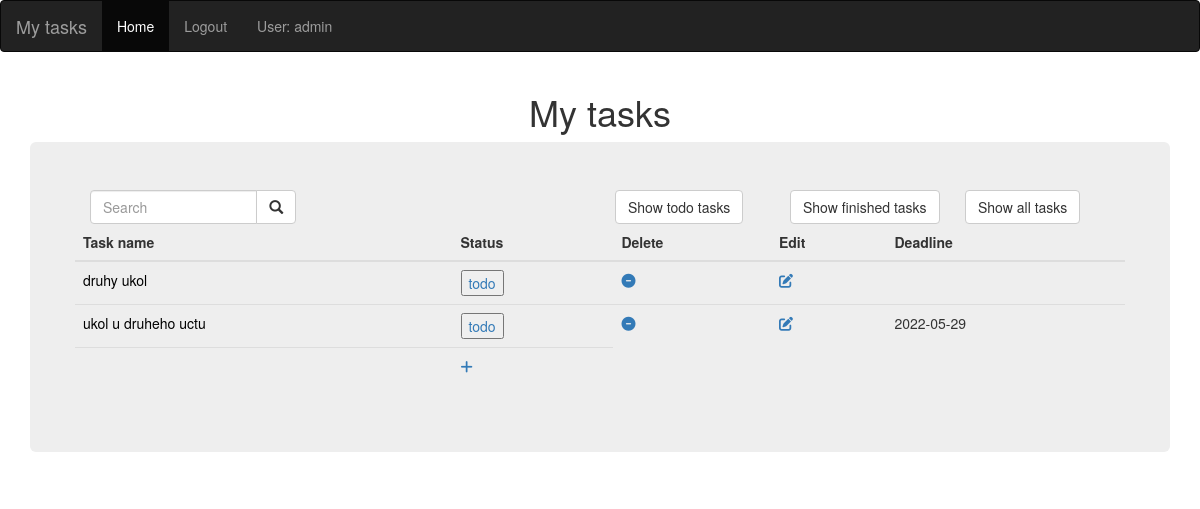
/show_todo (signed in), run on the app's committed database.
### main.py (models this page shows, shortened)
class User(UserMixin, db.Model):
    __tablename__ = "users"
    id = db.Column(db.Integer, primary_key=True)
    username = db.Column(db.String(20), unique=True, nullable=False)
    email = db.Column(db.String(120), unique=True, nullable=False)
    password = db.Column(db.String(60), nullable=False)

class Task(db.Model):
    __tablename__ = "tasks"
    id = db.Column(db.Integer, primary_key=True)
    user_id = db.Column(db.Integer, db.ForeignKey("users.id"))
    title = db.Column(db.String(500), unique=True, nullable=False)
    description = db.Column(db.String(500), nullable=False)
    status = db.Column(db.String(20), nullable=False)
    deadline = db.Column(db.String(30), nullable=False)
    file_path = db.Column(db.String(250), nullable=False)

### main.py (the view)
@app.route('/show_todo', methods=["GET", "POST"])
def show_todo():
    all_tasks = db.session.query(Task).all()
    todo_tasks = [task for task in all_tasks if task.status == "todo"]
    return render_template("index.html", tasks=todo_tasks,
                           current_user=current_user)

### main.py (called while the page is built)
@login_manager.user_loader
def load_user(user_id):
    return User.query.get(int(user_id))

### templates/index.html
{% extends "base.html" %}
{% block content %}
<div class="row">
    <div class="col-sm-6">
        <form action="" method="POST">
            <div class="input-group col-xs-5">
                <input type="text" class="form-control" placeholder="Search" name="search">
                <div class="input-group-btn">
                    <button class="btn btn-default" type="submit">
                        <i class="glyphicon glyphicon-search"></i>
                    </button>
                </div>
            </div>
        </form>
    </div>
    <div class="col-sm-2">
        <form action="/show_todo" method="POST">
            <button class="btn btn-default" type="submit">
                Show todo tasks
            </button>
        </form>
    </div>
    <div class="col-sm-2">
        <form action="/show_finished" method="POST">
            <button class="btn btn-default" type="submit">
                Show finished tasks
            </button>
        </form>
    </div>
    <div class="col-sm-2">
        <a href="{{ url_for('home')}}">
            <button class="btn btn-default" type="submit">
                Show all tasks
            </button>
        </a>
    </div>
    <table class="table">
        <thead>
        <tr>
            <th scope="col">Task name</th>
            <th scope="col">Status</th>
            <th scope="col">Delete</th>
            <th scope="col">Edit</th>
            <th scope="col">Deadline</th>
        </tr>
        </thead>
        <tbody>
        {% for task in tasks %}
        <tr>
            <td>
                {% if task.status=="✓": %}
                <a href="{{ url_for('detail', id=task.id) }}" style="color: green">
                    {{task.title}}</a>
                {% else:%}
                <a href="{{ url_for('detail', id=task.id) }}" style="color: black">
                    {{task.title}}</a>
                {% endif %}
            </td>
            <td>
                <a href="{{ url_for('status', id=task.id) }}">
                    <button class="">{{task.status}}</button>
                </a>
            </td>
            <td>
                <a href="{{ url_for('delete', id=task.id) }}"><i class="fa-solid fa-circle-minus "></i></a>
            </td>
            <td>
                <a href="{{ url_for('edit', id=task.id) }}"><i class="fa-solid fa-pen-to-square "></i></a>
            </td>
            <td>
                {{task.deadline}}
            </td>
        </tr>
        {% endfor %}
        <tr>
            <th>
            </th>
            <td>
                <a href="add"><i class="fa-solid fa-plus "></i></a>
            </td>
        </tr>
        </tbody>
    </table>
</div>
{% endblock %}

### templates/base.html (shortened to what this page needs)
<!DOCTYPE html>
<html lang="en">
<head>
    <link rel="stylesheet" href="static/styles.css">
    <link rel="stylesheet"
          href="https://maxcdn.bootstrapcdn.com/bootstrap/3.4.1/css/bootstrap.min.css">
</head>
<body class="my-bg">
<nav class="navbar navbar-inverse">
    <div class="container-fluid">
        <div class="navbar-header">
            <a class="navbar-brand" href="#">My tasks</a>
        </div>
        <ul class="nav navbar-nav">
            <li class="active"><a href="{{ url_for('home')}}">Home</a></li>
            {% if current_user.is_authenticated: %}
            <li><a href="{{ url_for('logout')}}">Logout</a></li>
            <li><a href="#">User: {{current_user.username}}</a></li>
            {% endif %}
        </ul>
    </div>
</nav>
<div class="container ">
    <h1 class="display-3" , style="text-align: center">My tasks</h1>
    <div class="jumbotron my-auto ">
        {% block content %}
        {% endblock %}
    </div>
</div>
</body>
</html>

### data on the page
User: username "admin"
Task: title "druhy ukol", status "todo"
Task: title "ukol u druheho uctu", status "todo", deadline "2022-05-29"
